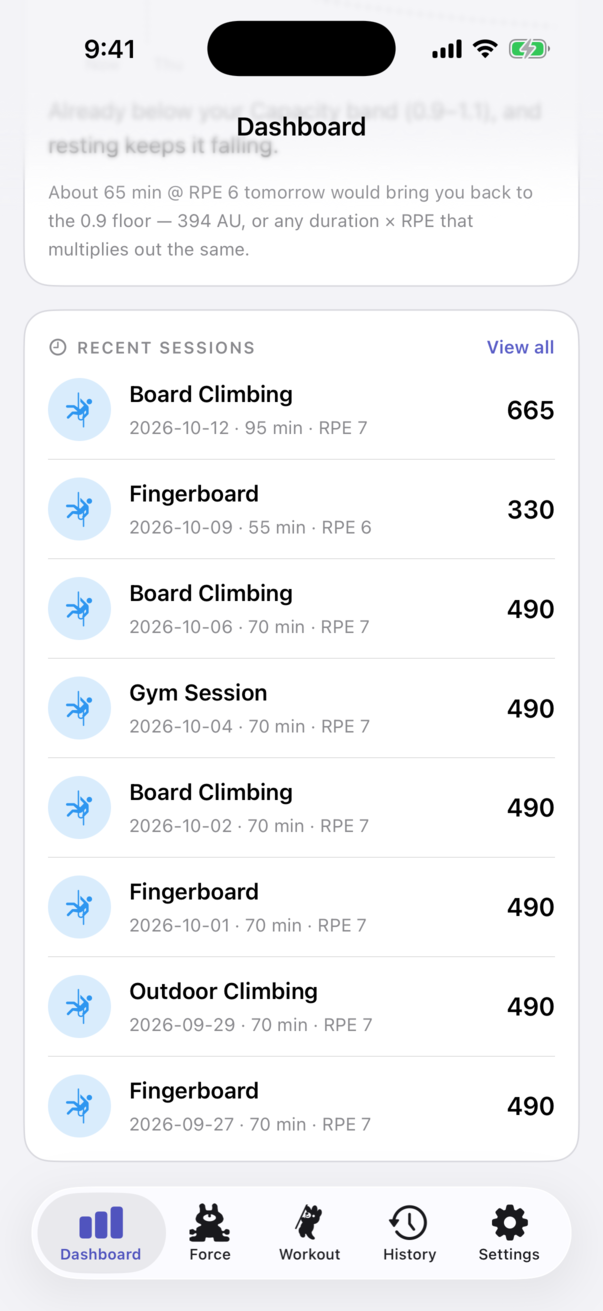
#> input picture docs/evidence/issue-1032/screens/before/17pro/before-dashboard-bottom-light.png, 603 x 1311 px; its folder holds only this picture in this run
$ python sheets.py
#> lines starting #> are read from the running program, lines starting #| are printed output that depends on the picture
#!/usr/bin/env python3
"""#1032 (from #1031/#1030/#1028's tools) — labelled before / after / approved sheets.

Reads  docs/evidence/issue-1032/screens/{before,after}/<device>/<label>-<state>-<scheme>.png
and    the APPROVED #1028 captures, extracted from the design commit:
       git archive fc1d8ada design-output/1028/screens | tar -x -C <dir>
       python3 sheets.py <dir>/design-output/1028/screens
Writes docs/evidence/issue-1032/sheets/<device>-<state>.png
       (before | after | approved, dark then light; Watch is dark-only)

Deterministic: fixed layout, fixed font, PNG without timestamps.
"""
import os
import re
import sys

from PIL import Image, ImageDraw, ImageFont, PngImagePlugin

ROOT = os.path.abspath(os.path.join(os.path.dirname(__file__), "..", "..", "..", ".."))
BASE = os.path.join(ROOT, "docs", "evidence", "issue-1032")
SCREENS = os.path.join(BASE, "screens")
APPROVED = sys.argv[1] if len(sys.argv) > 1 else None
SHEETS = os.path.join(BASE, "sheets")

BG = (0x2A, 0x2B, 0x33)
INK = (0xF4, 0xF4, 0xF8)
MUTED = (0xB9, 0xBA, 0xC6)
TILE_W = {"17pro": 430, "se": 375, "watch": 260}
PAD = 22
HEAD = 64
CAP = 34

STATE_TITLES = {
    "dashboard": "Dashboard · readiness 38, load 0.66, 2 scored days (#1022 recover/under + #1023 sparse)",
    "dashboard-maintain": "Dashboard · readiness 55, load 0.85 (#1022 maintain/optimal), dense trend",
    "dashboard-push-high": "Dashboard · readiness 85, load 1.39 (#1022 push/high), dense trend",
    "dashboard-bottom": "Dashboard · scrolled to end (F5)",
    "workout": "Workout · manual-workout copy (#1024)",
    "workout-bottom": "Workout · scrolled to end (F5)",
    "history-bottom": "History · scrolled to end (F5)",
    "settings-bottom": "Settings · scrolled to end (F5)",
    "force-disconnected-zone": "Force · Training balance subtitle (#1024)",
    "force-guided-idle": "Force · context card without the identity-dot caption (P10)",
    "force-held-bottom": "Force · scrolled to end, held pull (slice-2 bar + #1004 unchanged)",
}
ORDER = list(STATE_TITLES)


def font(size, bold=False):
    for path in (
        "/System/Library/Fonts/SFNS.ttf",
        "/System/Library/Fonts/Helvetica.ttc",
    ):
        if os.path.exists(path):
            f = ImageFont.truetype(path, size)
            if bold:
                try:
                    f.set_variation_by_name("Semibold")
                except (OSError, ValueError):
                    pass
            return f
    return ImageFont.load_default()


def index(version, device, root=SCREENS):
    """{(state, scheme): path} for one version/device. Watch is dark-only."""
    folder = os.path.join(root, version, device)
    found = {}
    if not os.path.isdir(folder):
        return found
    for name in sorted(os.listdir(folder)):
        m = re.match(rf"{version}-(.+?)(?:-(dark|light))?\.png$", name)
        if m:
            found[(m.group(1), m.group(2) or "dark")] = os.path.join(folder, name)
    return found


def tile(path, width):
    img = Image.open(path).convert("RGB")
    height = round(img.height * width / img.width)
    return img.resize((width, height), Image.LANCZOS)


def save(img, path):
    os.makedirs(os.path.dirname(path), exist_ok=True)
    # Sheets are for viewing only (the measured pixels live in screens/), so a
    # 256-colour palette keeps the repo copy ~2.5x smaller with no visible loss.
    img = img.quantize(colors=256, method=Image.Quantize.MEDIANCUT, dither=Image.Dither.NONE)
    img.save(path, optimize=True, pnginfo=PngImagePlugin.PngInfo())
    print(os.path.relpath(path, ROOT))


def compare(device, state, before, after, approved):
    width = TILE_W[device]
    columns = []
    for scheme in ("dark", "light"):
        if (state, scheme) in before:
            columns.append((f"before · {scheme}", before[(state, scheme)]))
        if (state, scheme) in after:
            columns.append((f"after · {scheme}", after[(state, scheme)]))
        if (state, scheme) in approved:
            columns.append((f"approved #1028 · {scheme}", approved[(state, scheme)]))
    if not columns:
        return
    tiles = [(label, tile(path, width)) for label, path in columns]
    tile_h = max(t.height for _, t in tiles)
    sheet = Image.new("RGB", (PAD + len(tiles) * (width + PAD), HEAD + CAP + tile_h + PAD), BG)
    draw = ImageDraw.Draw(sheet)
    draw.text((PAD, 16), STATE_TITLES.get(state, state), fill=INK, font=font(26, bold=True))
    for i, (label, img) in enumerate(tiles):
        x = PAD + i * (width + PAD)
        draw.text((x, HEAD), label, fill=MUTED if label.startswith("before") else INK, font=font(19))
        sheet.paste(img, (x, HEAD + CAP))
    save(sheet, os.path.join(SHEETS, f"{device}-{state}.png"))


def main():
    devices = [d for d in ("17pro", "se", "watch") if os.path.isdir(os.path.join(SCREENS, "after", d))]
    if not devices:
        sys.exit("no screens/after/<device> folders")
    for device in devices:
        before, after = index("before", device), index("after", device)
        approved = index("after", device, APPROVED) if APPROVED else {}
        states = sorted({s for s, _ in after} | {s for s, _ in before}, key=lambda s: (ORDER + [s]).index(s))
        for state in states:
            compare(device, state, before, after, approved)
#> in compare, `tiles = [(label, tile(path, width)) for label, path in columns]`: tiles = 1 item
#> in compare, `tile_h = max(t.height for _, t in tiles)`: tile_h = 935
#> in compare, `sheet = Image.new("RGB", (PAD + len(tiles) * (width + PAD), HEAD + CAP..`:
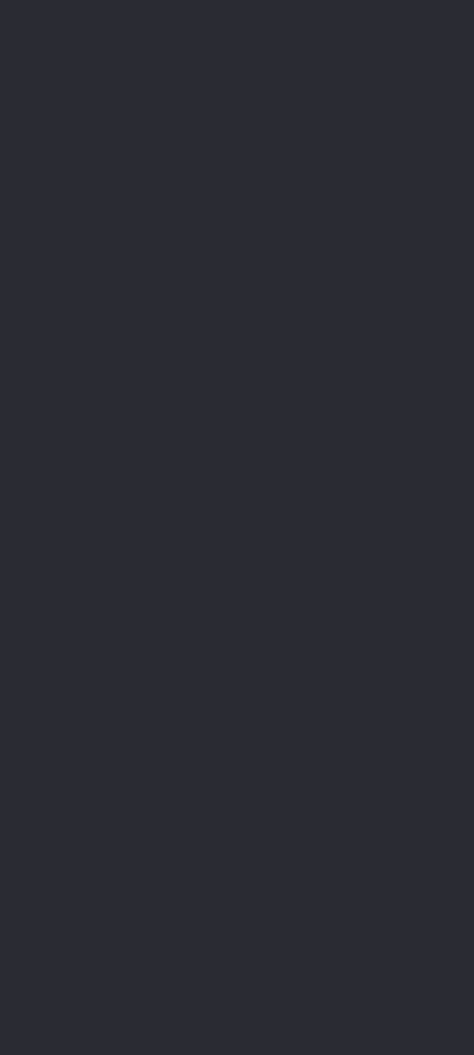
#> sheet: PIL image 474x1055 RGB; mean R, G, B 42, 43, 51
#> the loop in compare, `for i, (label, img) in enumerate(tiles):` made 1 pass
#> (label, x) on pass 1: ('before · light', 22)
#> after the loop in compare, `for i, (label, img) in enumerate(tiles):`:
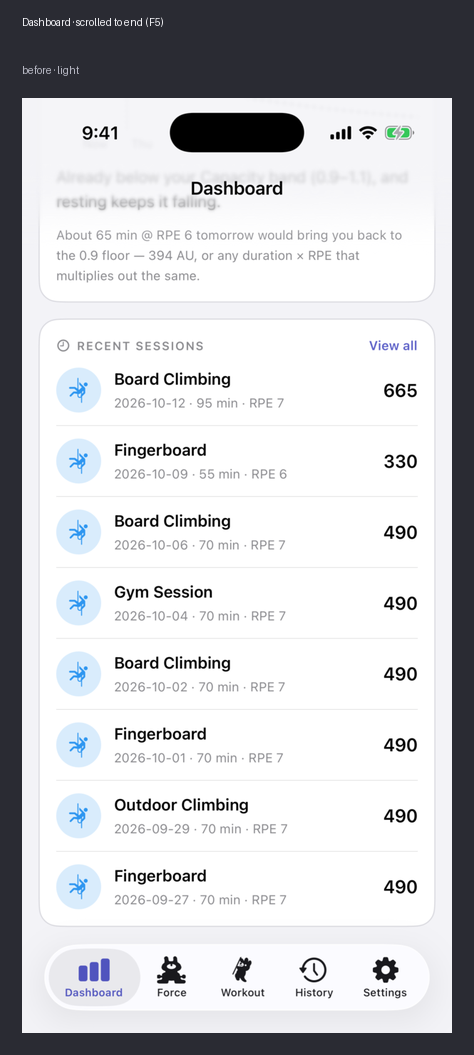
#> sheet: PIL image 474x1055 RGB; mean R, G, B 200.8, 201.7, 204.9
#> pass 2 of the loop in main, `for device in devices:`:
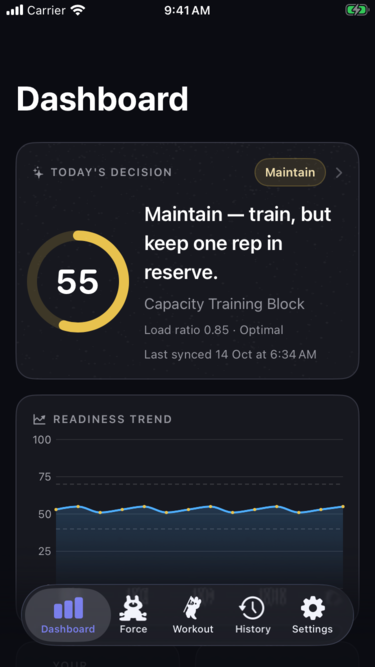
#> input picture docs/evidence/issue-1032/screens/before/se/before-dashboard-maintain-dark.png, 375 x 667 px
#> tile_h = 667
#> in compare (call 2), `sheet = Image.new("RGB", (PAD + len(tiles) * (width + PAD), HEAD + CAP..`:
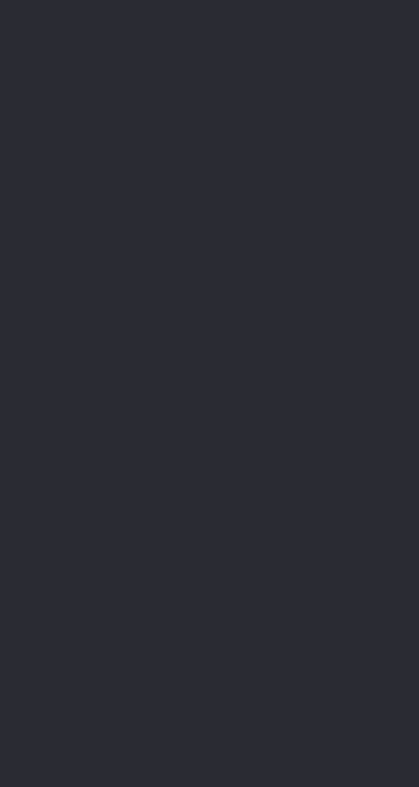
#> sheet: PIL image 419x787 RGB; mean R, G, B 42, 43, 51
#> the loop in compare (call 2), `for i, (label, img) in enumerate(tiles):` made 1 pass
#> after the loop in compare (call 2), `for i, (label, img) in enumerate(tiles):`:
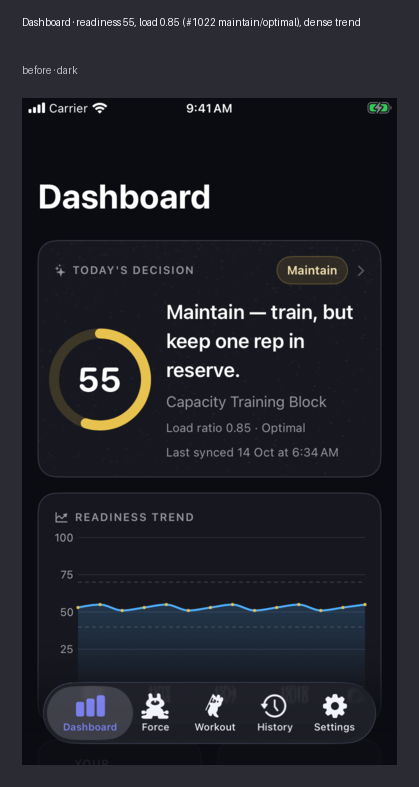
#> sheet: PIL image 419x787 RGB; mean R, G, B 33.6, 35.2, 42.1


if __name__ == "__main__":
    main()
